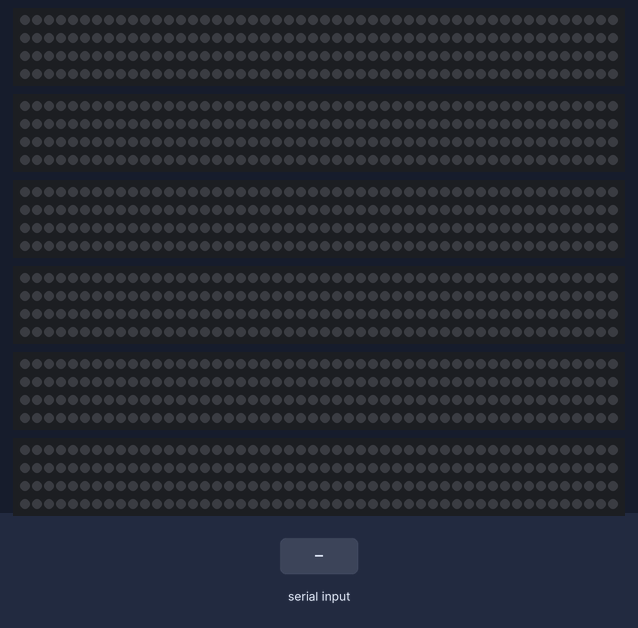
A sketch run on a simulated Arduino Uno, built with avr-gcc and run on an emulated ATmega328P. Shown: 6 × 200 RGB LEDs in strip order, left to right, continuing on the next row. The inputs (shaded band) are chosen by the test bench. What the sketch prints to the serial monitor is not drawn.

Above: at 1.4 s.
1.5 s: "s90\n" received over Serial
At 1.9 s:
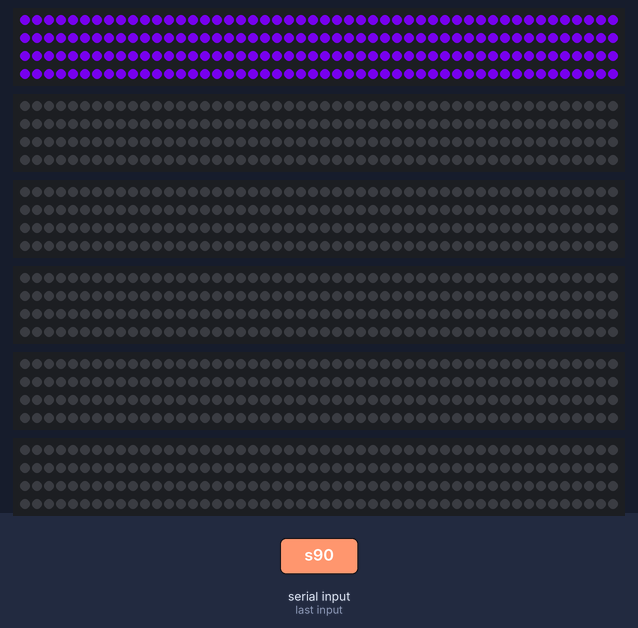
4.5 s: "w90\n" received over Serial
At 5.5 s:
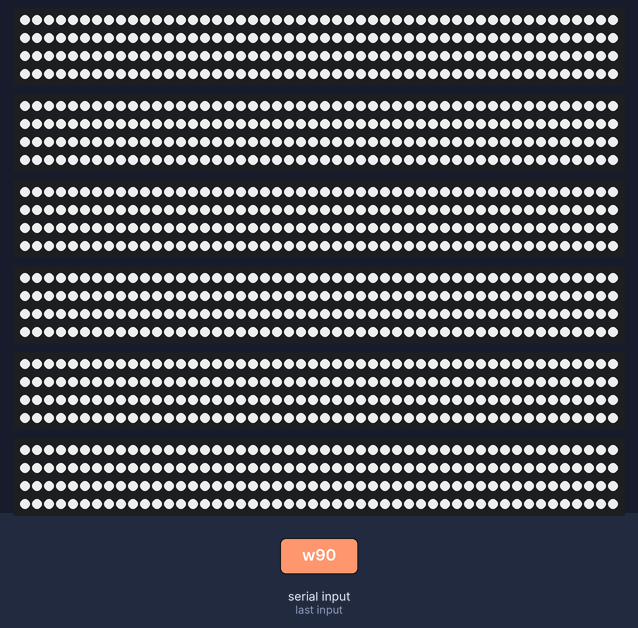
6.3 s: "s,45\n" received over Serial
At 7.3 s:
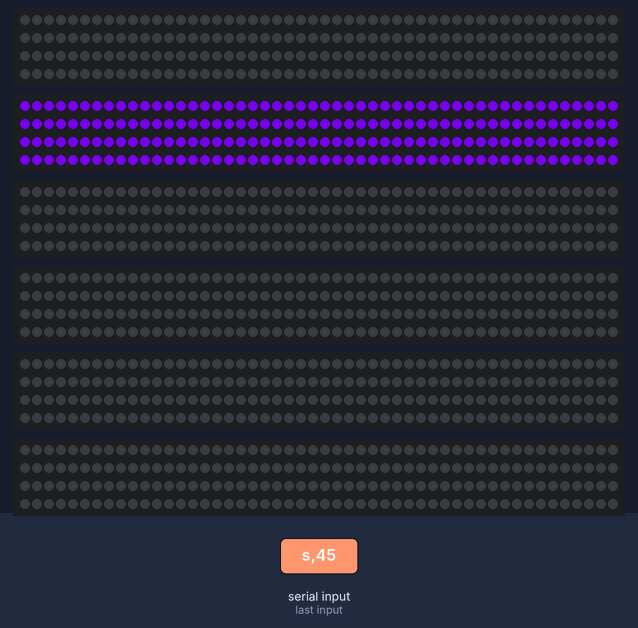
9.3 s: "S90\n" received over Serial
At 11.2 s:
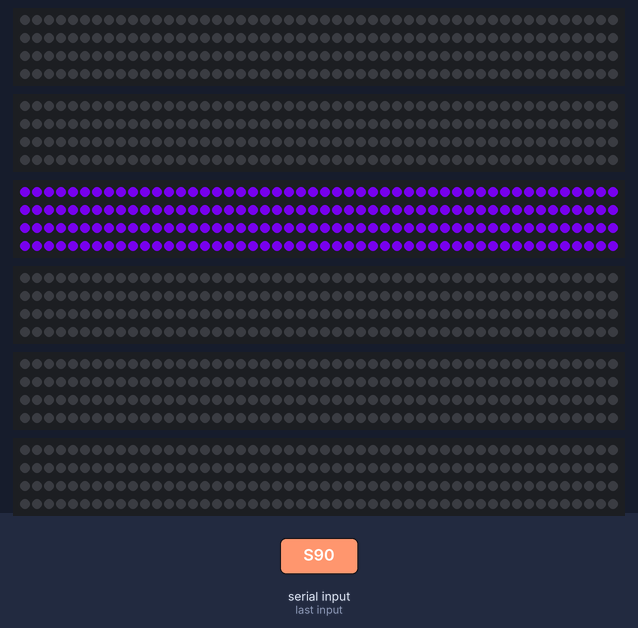
Timing chart, 0 to 12.7 s (numbered marks = the images above; inputs shaded):
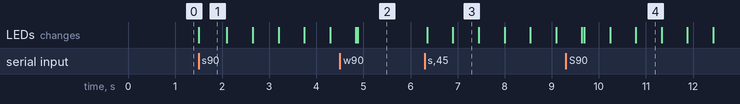

The sketch:

led-test.ino
```cpp
/**
 * LED 배선 확인용 테스트 (WS2811) — 핀 6개 방식
 *
 * 1~6번 LED 를 각각 디지털 2~7번 핀에 연결해두고,
 * 시리얼 모니터에서 번호를 입력해 해당 LED 만 켜봅니다.
 *
 *   LED 1 > 2번 핀      LED 4 > 5번 핀
 *   LED 2 > 3번 핀      LED 5 > 6번 핀
 *   LED 3 > 4번 핀      LED 6 > 7번 핀
 *
 * ── 사용법 ────────────────────────────────────────────
 *   아두이노 IDE > 툴 > 시리얼 모니터 (속도 9600, 줄 끝 "새 줄")
 *
 *   1 ~ 6  : 해당 LED 만 보라색으로 켜고 나머지는 끔
 *   0      : 전부 끔
 *   w      : 전부 하얀색으로 켬
 *   s      : 1번부터 하나씩 순서대로 훑는다
 *            > 어느 핀이 어느 LED 에 연결됐는지 눈으로 확인
 *   c      : 켜져 있는 색을 빨강 > 초록 > 파랑 순으로 바꿈
 *            > RED 가 실제로 빨갛게 나오면 COLOR_ORDER 가 맞는 것
 *
 * ── 배선 ──────────────────────────────────────────────
 *   실제 키오스크 스케치(kiosk-led)와 동일합니다.
 *   전원은 외부 어댑터에서 직접 공급하고,
 *   어댑터 GND 와 아두이노 GND 는 반드시 공통으로 연결하세요.
 *
 * ── 메모리 ────────────────────────────────────────────
 *   픽셀 배열 없이 showColor() 로 색 하나를 반복 전송하므로,
 *   모듈을 아무리 많이 달아도 RAM 사용량이 늘지 않습니다.
 */

#include <FastLED.h>

// 모듈 색 순서. RED 가 다른 색으로 나오면 GRB / RGB 등으로 바꿔보세요.
#define COLOR_ORDER BRG

const int LED_NUM = 6;

/** 각 LED 가 연결된 핀 — 안내 출력용 */
const int PIN[LED_NUM] = {2, 3, 4, 5, 6, 7};

/**
 * 각 핀으로 내보낼 픽셀 수.
 *
 * 실제 달린 모듈 수보다 많이 보내도 됩니다. 남는 데이터는 체인 끝에서 그냥 버려지므로
 * 개수를 세서 맞출 필요가 없습니다. 넉넉히 잡아두면 모듈을 더 달아도 코드를 안 고쳐도 됩니다.
 *
 * 대신 전송 시간이 개수에 비례합니다. (픽셀당 약 30us, 핀 6개 기준)
 *   200  > 핀당 6ms,  전체 36ms
 *   1000 > 핀당 30ms, 전체 180ms
 *
 * 화면을 누른 순간에만 한 번 전송하므로 180ms 도 문제는 없지만,
 * 반응이 굼뜨게 느껴지면 값을 줄이세요.
 */
const int PIXEL_COUNT = 200;

const uint8_t BRIGHTNESS = 200;
const int SWEEP_DELAY = 500; // s 명령의 LED 당 점등 시간 (ms)

const CRGB PURPLE = CRGB(128, 0, 255);
const CRGB WHITE = CRGB(255, 255, 255);

// showColor() 는 이 배열을 읽지 않습니다. 등록에 필요해서 자리만 잡아둡니다.
CRGB dummy[1];
CLEDController *ctrl[LED_NUM];

int selected = 0;      // 0 = 꺼짐, 1~6 = 해당 LED
bool allWhite = false; // w 명령으로 전체 점등한 상태인지

// c 명령으로 순환시킬 색
const CRGB CHECK_COLORS[] = {CRGB(255, 0, 0), CRGB(0, 255, 0), CRGB(0, 0, 255)};
int checkIndex = -1; // -1 이면 기본 보라색

char buf[16];

void setup() {
  Serial.begin(9600);

  ctrl[0] = &FastLED.addLeds<WS2811, 2, COLOR_ORDER>(dummy, 1);
  ctrl[1] = &FastLED.addLeds<WS2811, 3, COLOR_ORDER>(dummy, 1);
  ctrl[2] = &FastLED.addLeds<WS2811, 4, COLOR_ORDER>(dummy, 1);
  ctrl[3] = &FastLED.addLeds<WS2811, 5, COLOR_ORDER>(dummy, 1);
  ctrl[4] = &FastLED.addLeds<WS2811, 6, COLOR_ORDER>(dummy, 1);
  ctrl[5] = &FastLED.addLeds<WS2811, 7, COLOR_ORDER>(dummy, 1);

  updateLeds();
  printHelp();
}

void loop() {
  if (!Serial.available()) return;

  int length = Serial.readBytesUntil('\n', buf, sizeof(buf) - 1);
  buf[length] = '\0';
  while (length > 0 && buf[length - 1] <= ' ') {
    buf[--length] = '\0';
  }
  if (length == 0) return;

  char command = buf[0];

  if (command == 'w' || command == 'W') {
    allWhite = true;
    selected = 0;
    Serial.println(F("전체 하얀색"));
  } else if (command == 's' || command == 'S') {
    sweep();
    return;
  } else if (command == 'c' || command == 'C') {
    checkIndex = (checkIndex + 1) % 3;
    Serial.print(F("색 확인: "));
    Serial.println(checkIndex == 0 ? F("RED") : (checkIndex == 1 ? F("GREEN") : F("BLUE")));
  } else if (command >= '0' && command <= '9') {
    int value = atoi(buf);
    if (value < 0 || value > LED_NUM) {
      Serial.print(F("0 ~ "));
      Serial.print(LED_NUM);
      Serial.println(F(" 사이의 번호를 입력하세요."));
      return;
    }
    selected = value;
    allWhite = false;
    if (selected == 0) {
      Serial.println(F("전부 끔"));
    } else {
      Serial.print(F("LED "));
      Serial.print(selected);
      Serial.print(F(" 켬 (디지털 "));
      Serial.print(PIN[selected - 1]);
      Serial.println(F("번 핀)"));
    }
  } else {
    printHelp();
    return;
  }

  updateLeds();
}

/** 1번부터 하나씩 훑어서 핀과 LED 의 대응을 확인한다 */
void sweep() {
  Serial.println(F("순차 점등 시작 — 켜지는 순서를 확인하세요."));

  for (int i = 0; i < LED_NUM; i++) {
    for (int j = 0; j < LED_NUM; j++) {
      ctrl[j]->showColor((i == j) ? PURPLE : CRGB::Black, PIXEL_COUNT, BRIGHTNESS);
    }

    Serial.print(F("  LED "));
    Serial.print(i + 1);
    Serial.print(F(" (디지털 "));
    Serial.print(PIN[i]);
    Serial.println(F("번 핀)"));
    delay(SWEEP_DELAY);
  }

  Serial.println(F("순차 점등 끝"));
  updateLeds();
}

void updateLeds() {
  CRGB onColor = (checkIndex >= 0) ? CHECK_COLORS[checkIndex] : PURPLE;

  for (int i = 0; i < LED_NUM; i++) {
    CRGB color = CRGB::Black;
    if (allWhite) {
      color = WHITE;
    } else if (i == selected - 1) {
      color = onColor;
    }
    ctrl[i]->showColor(color, PIXEL_COUNT, BRIGHTNESS);
  }
}

void printHelp() {
  Serial.println();
  Serial.println(F("=== LED 테스트 (핀 6개) ==="));
  Serial.println(F("  1 ~ 6 : 해당 LED 만 켜기 (디지털 2 ~ 7번 핀)"));
  Serial.println(F("  0     : 전부 끄기"));
  Serial.println(F("  w     : 전부 하얀색"));
  Serial.println(F("  s     : 순차 점등 (핀-LED 대응 확인)"));
  Serial.println(F("  c     : 색 확인 (RED > GREEN > BLUE)"));
}
```

Measured:
- after the input at 1.5 s, the LEDs: change at once (image 1)
- after the input at 4.5 s, the LEDs: first differ from a run without the input after 0.38 s (image 2)
- after the input at 6.3 s, the LEDs: first change after 0.05 s (image 3 shows a later state)
- after the input at 9.3 s, the LEDs: first differ from a run without the input after 0.39 s (image 4 shows a later state)
- what the display in image 1 shows lasts 0.6 s, from 1.5 s to 2.1 s
- what the display in image 3 shows lasts 0.5 s, from 6.9 s to 7.4 s
